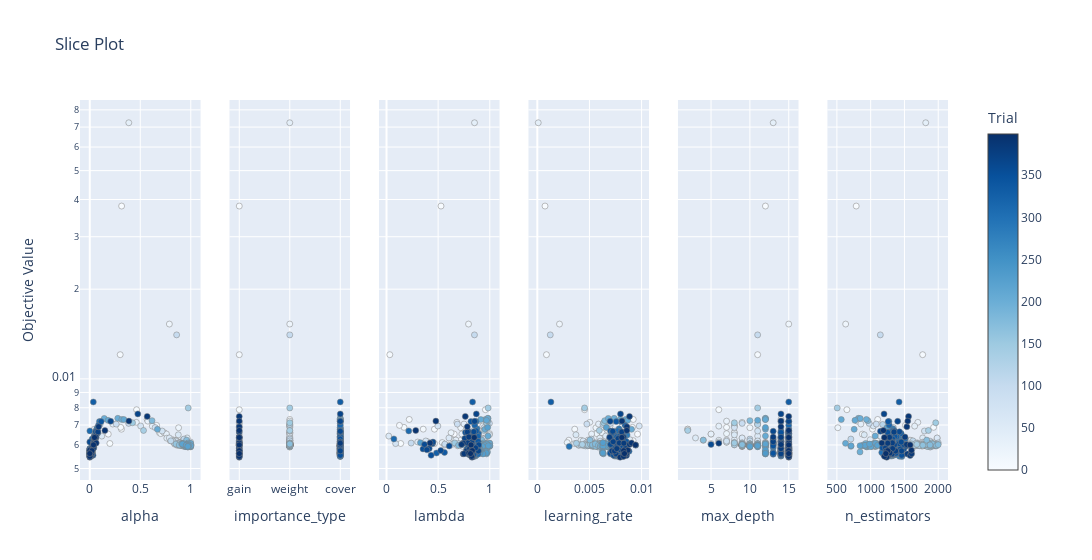

Write notebook code for a chart like this one.
### Code cell
fig = optuna.visualization.plot_slice(study)
fig.update_yaxes(type="log")
fig.show()

### Figure 1 — Plotly figure (JSON) as saved in the notebook; plotly's stock layout.template omitted (floating-point values rounded to 4 significant figures; data arrays with more than 128 entries replaced by an {"elided": "..."} marker saying what was removed)
{"data": [{"marker": {"color": {"elided": "400 int values"}, "colorbar": {"title": {"text": "Trial"}, "x": 1, "xpad": 40}, "colorscale": [[0, "rgb(247,251,255)"], [0.125, "rgb(222,235,247)"], [0.25, "rgb(198,219,239)"], [0.375, "rgb(158,202,225)"], [0.5, "rgb(107,174,214)"], [0.625, "rgb(66,146,198)"], [0.75, "rgb(33,113,181)"], [0.875, "rgb(8,81,156)"], [1, "rgb(8,48,107)"]], "line": {"color": "Grey", "width": 0.5}, "showscale": true}, "mode": "markers", "showlegend": false, "type": "scatter", "x": {"elided": "400 float values"}, "xaxis": "x", "y": {"elided": "400 float values"}, "yaxis": "y"}, {"marker": {"color": {"elided": "400 int values"}, "colorbar": {"title": {"text": "Trial"}, "x": 1, "xpad": 40}, "colorscale": [[0, "rgb(247,251,255)"], [0.125, "rgb(222,235,247)"], [0.25, "rgb(198,219,239)"], [0.375, "rgb(158,202,225)"], [0.5, "rgb(107,174,214)"], [0.625, "rgb(66,146,198)"], [0.75, "rgb(33,113,181)"], [0.875, "rgb(8,81,156)"], [1, "rgb(8,48,107)"]], "line": {"color": "Grey", "width": 0.5}, "showscale": false}, "mode": "markers", "showlegend": false, "type": "scatter", "x": {"elided": "400 str values"}, "xaxis": "x2", "y": {"elided": "400 float values"}, "yaxis": "y2"}, {"marker": {"color": {"elided": "400 int values"}, "colorbar": {"title": {"text": "Trial"}, "x": 1, "xpad": 40}, "colorscale": [[0, "rgb(247,251,255)"], [0.125, "rgb(222,235,247)"], [0.25, "rgb(198,219,239)"], [0.375, "rgb(158,202,225)"], [0.5, "rgb(107,174,214)"], [0.625, "rgb(66,146,198)"], [0.75, "rgb(33,113,181)"], [0.875, "rgb(8,81,156)"], [1, "rgb(8,48,107)"]], "line": {"color": "Grey", "width": 0.5}, "showscale": false}, "mode": "markers", "showlegend": false, "type": "scatter", "x": {"elided": "400 float values"}, "xaxis": "x3", "y": {"elided": "400 float values"}, "yaxis": "y3"}, {"marker": {"color": {"elided": "400 int values"}, "colorbar": {"title": {"text": "Trial"}, "x": 1, "xpad": 40}, "colorscale": [[0, "rgb(247,251,255)"], [0.125, "rgb(222,235,247)"], [0.25, "rgb(198,219,239)"], [0.375, "rgb(158,202,225)"], [0.5, "rgb(107,174,214)"], [0.625, "rgb(66,146,198)"], [0.75, "rgb(33,113,181)"], [0.875, "rgb(8,81,156)"], [1, "rgb(8,48,107)"]], "line": {"color": "Grey", "width": 0.5}, "showscale": false}, "mode": "markers", "showlegend": false, "type": "scatter", "x": {"elided": "400 float values"}, "xaxis": "x4", "y": {"elided": "400 float values"}, "yaxis": "y4"}, {"marker": {"color": {"elided": "400 int values"}, "colorbar": {"title": {"text": "Trial"}, "x": 1, "xpad": 40}, "colorscale": [[0, "rgb(247,251,255)"], [0.125, "rgb(222,235,247)"], [0.25, "rgb(198,219,239)"], [0.375, "rgb(158,202,225)"], [0.5, "rgb(107,174,214)"], [0.625, "rgb(66,146,198)"], [0.75, "rgb(33,113,181)"], [0.875, "rgb(8,81,156)"], [1, "rgb(8,48,107)"]], "line": {"color": "Grey", "width": 0.5}, "showscale": false}, "mode": "markers", "showlegend": false, "type": "scatter", "x": {"elided": "400 int values"}, "xaxis": "x5", "y": {"elided": "400 float values"}, "yaxis": "y5"}, {"marker": {"color": {"elided": "400 int values"}, "colorbar": {"title": {"text": "Trial"}, "x": 1, "xpad": 40}, "colorscale": [[0, "rgb(247,251,255)"], [0.125, "rgb(222,235,247)"], [0.25, "rgb(198,219,239)"], [0.375, "rgb(158,202,225)"], [0.5, "rgb(107,174,214)"], [0.625, "rgb(66,146,198)"], [0.75, "rgb(33,113,181)"], [0.875, "rgb(8,81,156)"], [1, "rgb(8,48,107)"]], "line": {"color": "Grey", "width": 0.5}, "showscale": false}, "mode": "markers", "showlegend": false, "type": "scatter", "x": {"elided": "400 int values"}, "xaxis": "x6", "y": {"elided": "400 float values"}, "yaxis": "y6"}], "layout": {"title": {"text": "Slice Plot"}, "width": 1800, "xaxis": {"anchor": "y", "domain": [0, 0.1389], "title": {"text": "alpha"}}, "xaxis2": {"anchor": "y2", "domain": [0.1722, 0.3111], "title": {"text": "importance_type"}}, "xaxis3": {"anchor": "y3", "domain": [0.3444, 0.4833], "title": {"text": "lambda"}}, "xaxis4": {"anchor": "y4", "domain": [0.5167, 0.6556], "title": {"text": "learning_rate"}}, "xaxis5": {"anchor": "y5", "domain": [0.6889, 0.8278], "title": {"text": "max_depth"}}, "xaxis6": {"anchor": "y6", "domain": [0.8611, 1], "title": {"text": "n_estimators"}}, "yaxis": {"anchor": "x", "domain": [0, 1], "title": {"text": "Objective Value"}, "type": "log"}, "yaxis2": {"anchor": "x2", "domain": [0, 1], "matches": "y", "showticklabels": false, "type": "log"}, "yaxis3": {"anchor": "x3", "domain": [0, 1], "matches": "y", "showticklabels": false, "type": "log"}, "yaxis4": {"anchor": "x4", "domain": [0, 1], "matches": "y", "showticklabels": false, "type": "log"}, "yaxis5": {"anchor": "x5", "domain": [0, 1], "matches": "y", "showticklabels": false, "type": "log"}, "yaxis6": {"anchor": "x6", "domain": [0, 1], "matches": "y", "showticklabels": false, "type": "log"}}}
